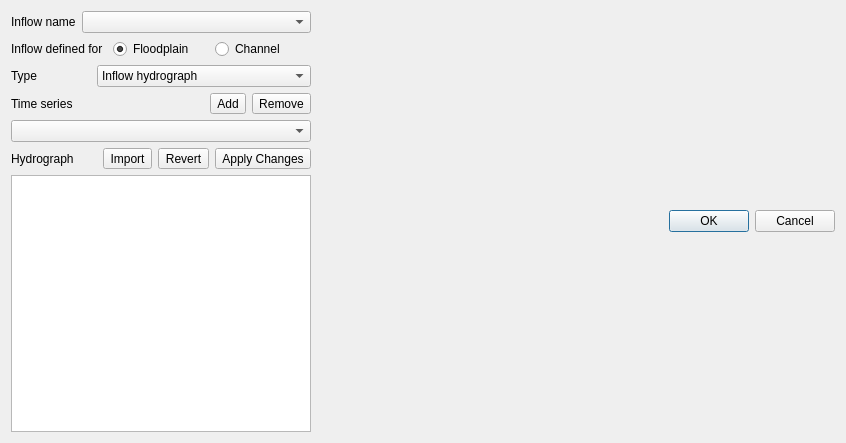
<?xml version="1.0" encoding="UTF-8"?>
<ui version="4.0">
 <class>Dialog</class>
 <widget class="QDialog" name="Dialog">
  <property name="geometry">
   <rect>
    <x>0</x>
    <y>0</y>
    <width>846</width>
    <height>443</height>
   </rect>
  </property>
  <property name="windowTitle">
   <string>Inflow Editor</string>
  </property>
  <layout class="QVBoxLayout" name="verticalLayout_2">
   <item>
    <layout class="QHBoxLayout" name="horizontalLayout_3">
     <property name="rightMargin">
      <number>0</number>
     </property>
     <item>
      <widget class="QFrame" name="frame">
       <property name="maximumSize">
        <size>
         <width>300</width>
         <height>16777215</height>
        </size>
       </property>
       <property name="frameShape">
        <enum>QFrame::NoFrame</enum>
       </property>
       <property name="frameShadow">
        <enum>QFrame::Plain</enum>
       </property>
       <layout class="QVBoxLayout" name="verticalLayout">
        <property name="margin">
         <number>0</number>
        </property>
        <item>
         <layout class="QHBoxLayout" name="horizontalLayout_5">
          <property name="bottomMargin">
           <number>0</number>
          </property>
          <item>
           <widget class="QLabel" name="label_4">
            <property name="minimumSize">
             <size>
              <width>0</width>
              <height>0</height>
             </size>
            </property>
            <property name="maximumSize">
             <size>
              <width>9999</width>
              <height>16777215</height>
             </size>
            </property>
            <property name="text">
             <string>Inflow name</string>
            </property>
           </widget>
          </item>
          <item>
           <widget class="QComboBox" name="inflowNameCbo">
            <property name="sizePolicy">
             <sizepolicy hsizetype="MinimumExpanding" vsizetype="Fixed">
              <horstretch>0</horstretch>
              <verstretch>0</verstretch>
             </sizepolicy>
            </property>
           </widget>
          </item>
         </layout>
        </item>
        <item>
         <layout class="QHBoxLayout" name="horizontalLayout_6">
          <property name="bottomMargin">
           <number>0</number>
          </property>
          <item>
           <widget class="QLabel" name="label_5">
            <property name="text">
             <string>Inflow defined for</string>
            </property>
           </widget>
          </item>
          <item>
           <widget class="QRadioButton" name="ifcFloodplainRadio">
            <property name="text">
             <string>Floodplain</string>
            </property>
            <property name="checked">
             <bool>true</bool>
            </property>
           </widget>
          </item>
          <item>
           <widget class="QRadioButton" name="ifcChannelRadio">
            <property name="text">
             <string>Channel</string>
            </property>
           </widget>
          </item>
         </layout>
        </item>
        <item>
         <layout class="QHBoxLayout" name="horizontalLayout">
          <item>
           <widget class="QLabel" name="label_3">
            <property name="sizePolicy">
             <sizepolicy hsizetype="MinimumExpanding" vsizetype="Preferred">
              <horstretch>0</horstretch>
              <verstretch>0</verstretch>
             </sizepolicy>
            </property>
            <property name="minimumSize">
             <size>
              <width>80</width>
              <height>0</height>
             </size>
            </property>
            <property name="maximumSize">
             <size>
              <width>80</width>
              <height>16777215</height>
             </size>
            </property>
            <property name="text">
             <string>Type</string>
            </property>
           </widget>
          </item>
          <item>
           <widget class="QComboBox" name="inflowTypeCbo">
            <property name="sizePolicy">
             <sizepolicy hsizetype="MinimumExpanding" vsizetype="Fixed">
              <horstretch>0</horstretch>
              <verstretch>0</verstretch>
             </sizepolicy>
            </property>
            <property name="minimumSize">
             <size>
              <width>100</width>
              <height>0</height>
             </size>
            </property>
            <property name="maximumSize">
             <size>
              <width>9999</width>
              <height>16777215</height>
             </size>
            </property>
            <item>
             <property name="text">
              <string>Inflow hydrograph</string>
             </property>
            </item>
            <item>
             <property name="text">
              <string>Channel outflow or diversion</string>
             </property>
            </item>
           </widget>
          </item>
         </layout>
        </item>
        <item>
         <layout class="QHBoxLayout" name="horizontalLayout_2">
          <item>
           <widget class="QLabel" name="label_2">
            <property name="maximumSize">
             <size>
              <width>99999</width>
              <height>16777215</height>
             </size>
            </property>
            <property name="text">
             <string>Time series</string>
            </property>
           </widget>
          </item>
          <item>
           <widget class="QToolButton" name="addTimeSeriesBtn">
            <property name="text">
             <string>Add</string>
            </property>
           </widget>
          </item>
          <item>
           <widget class="QToolButton" name="removeTimeSeriesBtn">
            <property name="text">
             <string>Remove</string>
            </property>
           </widget>
          </item>
         </layout>
        </item>
        <item>
         <widget class="QComboBox" name="tseriesCbo">
          <property name="sizePolicy">
           <sizepolicy hsizetype="MinimumExpanding" vsizetype="Fixed">
            <horstretch>0</horstretch>
            <verstretch>0</verstretch>
           </sizepolicy>
          </property>
         </widget>
        </item>
        <item>
         <layout class="QHBoxLayout" name="horizontalLayout_4">
          <property name="bottomMargin">
           <number>0</number>
          </property>
          <item>
           <widget class="QLabel" name="label">
            <property name="text">
             <string>Hydrograph</string>
            </property>
           </widget>
          </item>
          <item>
           <widget class="QToolButton" name="importTseriesBtn">
            <property name="text">
             <string>Import</string>
            </property>
           </widget>
          </item>
          <item>
           <widget class="QToolButton" name="revertChangesBtn">
            <property name="text">
             <string>Revert</string>
            </property>
           </widget>
          </item>
          <item>
           <widget class="QToolButton" name="saveTimeSeriesBtn">
            <property name="text">
             <string>Apply Changes</string>
            </property>
           </widget>
          </item>
         </layout>
        </item>
        <item>
         <widget class="QTableView" name="tseriesDataTView">
          <property name="minimumSize">
           <size>
            <width>300</width>
            <height>0</height>
           </size>
          </property>
          <property name="maximumSize">
           <size>
            <width>250</width>
            <height>16777215</height>
           </size>
          </property>
         </widget>
        </item>
       </layout>
      </widget>
     </item>
     <item>
      <widget class="QFrame" name="plotFrame">
       <property name="sizePolicy">
        <sizepolicy hsizetype="MinimumExpanding" vsizetype="Preferred">
         <horstretch>0</horstretch>
         <verstretch>0</verstretch>
        </sizepolicy>
       </property>
       <property name="minimumSize">
        <size>
         <width>300</width>
         <height>250</height>
        </size>
       </property>
       <property name="frameShape">
        <enum>QFrame::NoFrame</enum>
       </property>
       <property name="frameShadow">
        <enum>QFrame::Plain</enum>
       </property>
       <layout class="QGridLayout" name="gridLayout">
        <property name="margin">
         <number>0</number>
        </property>
        <property name="spacing">
         <number>0</number>
        </property>
        <item row="0" column="1">
         <layout class="QVBoxLayout" name="verticalLayout_3">
          <item>
           <layout class="QHBoxLayout" name="plotLayout">
            <property name="spacing">
             <number>0</number>
            </property>
           </layout>
          </item>
          <item>
           <widget class="QDialogButtonBox" name="buttonBox">
            <property name="orientation">
             <enum>Qt::Horizontal</enum>
            </property>
            <property name="standardButtons">
             <set>QDialogButtonBox::Cancel|QDialogButtonBox::Ok</set>
            </property>
           </widget>
          </item>
         </layout>
        </item>
       </layout>
      </widget>
     </item>
    </layout>
   </item>
  </layout>
 </widget>
 <resources/>
 <connections>
  <connection>
   <sender>buttonBox</sender>
   <signal>accepted()</signal>
   <receiver>Dialog</receiver>
   <slot>accept()</slot>
   <hints>
    <hint type="sourcelabel">
     <x>248</x>
     <y>254</y>
    </hint>
    <hint type="destinationlabel">
     <x>157</x>
     <y>274</y>
    </hint>
   </hints>
  </connection>
  <connection>
   <sender>buttonBox</sender>
   <signal>rejected()</signal>
   <receiver>Dialog</receiver>
   <slot>reject()</slot>
   <hints>
    <hint type="sourcelabel">
     <x>316</x>
     <y>260</y>
    </hint>
    <hint type="destinationlabel">
     <x>286</x>
     <y>274</y>
    </hint>
   </hints>
  </connection>
 </connections>
</ui>
